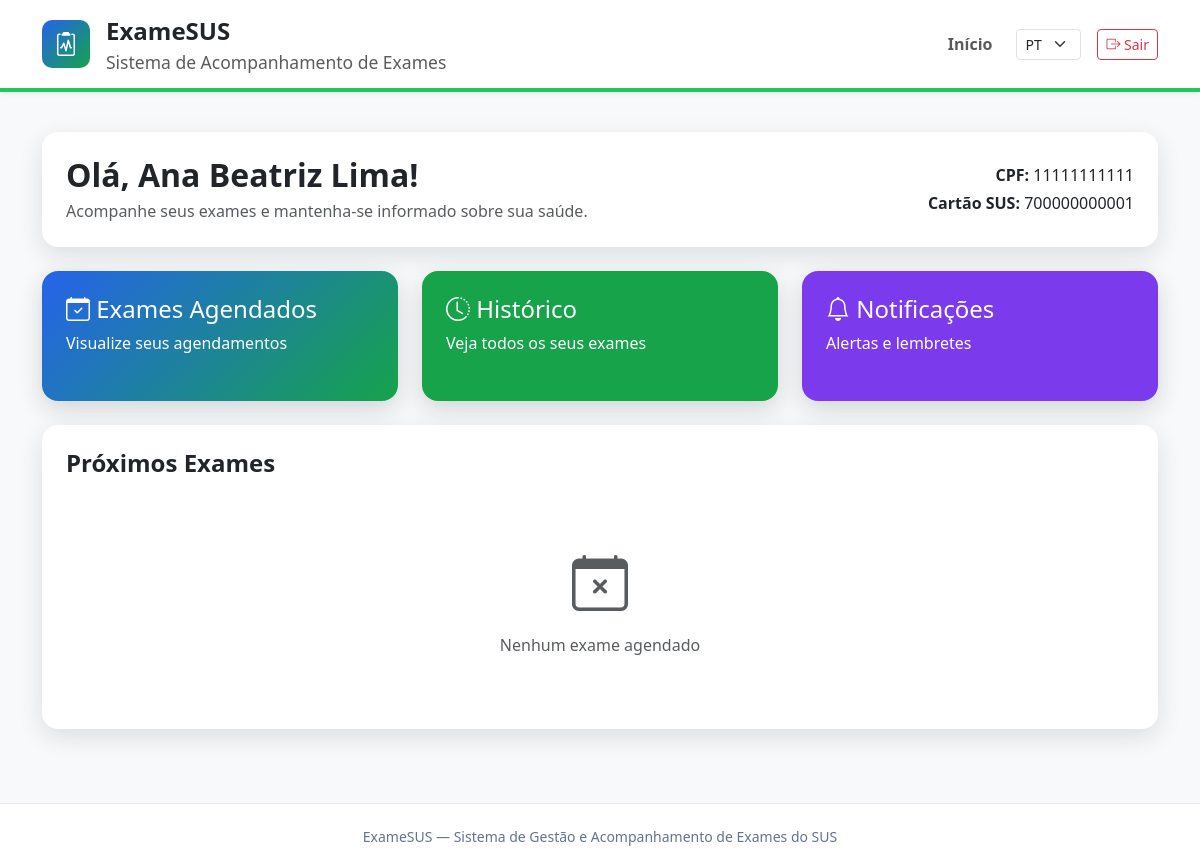
Page /dashboard/cidadao/ (signed in) on the committed database.
### usuarios/models.py (models this page shows, shortened)
class Usuario(models.Model):
    PERFIL_CHOICES = [
        ("CIDADAO", "Cidadão"),
        ("PROFISSIONAL", "Profissional de Saúde"),
        ("ADMIN", "Administrador"),
    ]
    SEXO_CHOICES = [
        ("F", "Feminino"),
        ("M", "Masculino"),
        ("O", "Outro"),
    ]
    user = models.OneToOneField(User, on_delete=models.CASCADE)
    nome = models.CharField(max_length=100)
    cpf = models.CharField(max_length=14, unique=True)
    cartao_sus = models.CharField(max_length=20, blank=True, null=True)
    sexo = models.CharField(max_length=1, choices=SEXO_CHOICES, blank=True, null=True)
    telefone = models.CharField(max_length=20, blank=True, null=True)
    email = models.EmailField(blank=True, null=True)
    perfil = models.CharField(
        max_length=20,
        choices=PERFIL_CHOICES,
        default="CIDADAO"
    )

### core/views.py (the view)
# urls.py: path("dashboard/cidadao/", views.dashboard_cidadao, name="dashboard_cidadao"),
def dashboard_cidadao(request):
    usuario = Usuario.objects.filter(user=request.user).first()
    return render(request, "dashboard/cidadao.html", {
        "usuario": usuario
    })

### templates/dashboard/cidadao.html
{% extends 'base.html' %}
{% block content %}
<section class="container py-4">
    <div class="card card-examesus p-4 mb-4">
        <div class="row align-items-center">
            <div class="col-md-8">
                <h2 class="fw-bold mb-1">Olá, {{ usuario.nome }}!</h2>
                <p class="text-muted mb-0">
                    Acompanhe seus exames e mantenha-se informado sobre sua saúde.
                </p>
            </div>
            <div class="col-md-4 text-md-end mt-3 mt-md-0">
                <p class="mb-1">
                    <strong>CPF:</strong> {{ usuario.cpf }}
                </p>
                <p class="mb-0">
                    <strong>Cartão SUS:</strong>
                    {{ usuario.cartao_sus|default:"Não informado" }}
                </p>
            </div>
        </div>
    </div>
    <div class="row g-4 mb-4">
        <div class="col-md-4">
            <a href="{% url 'exames:meus_agendamentos' %}" class="text-decoration-none">
                <div class="card dashboard-card bg-gradiente p-4 h-100">
                    <h4>
                        <i class="bi bi-calendar-check"></i>
                        Exames Agendados
                    </h4>
                    <p>Visualize seus agendamentos</p>
                </div>
            </a>
        </div>
        <div class="col-md-4">
            <a href="{% url 'exames:meu_historico' %}" class="text-decoration-none">
                <div class="card dashboard-card bg-verde p-4 h-100">
                    <h4>
                        <i class="bi bi-clock-history"></i>
                        Histórico
                    </h4>
                    <p>Veja todos os seus exames</p>
                </div>
            </a>
        </div>
        <div class="col-md-4">
            <a href="{% url 'usuarios:minhas_notificacoes' %}" class="text-decoration-none">
                <div class="card dashboard-card bg-roxo p-4 h-100">
                    <h4>
                        <i class="bi bi-bell"></i>
                        Notificações
                    </h4>
                    <p>Alertas e lembretes</p>
                </div>
            </a>
        </div>
    </div>
    <div class="card card-examesus p-4">
        <h4 class="fw-bold mb-4">Próximos Exames</h4>
        <div class="text-center text-muted py-5">
            <i class="bi bi-calendar-x display-4"></i>
            <p class="mt-3 mb-0">Nenhum exame agendado</p>
        </div>
    </div>
</section>
{% endblock %}

### static/css/style.css (style rules this page uses)
:root { --azul: #2563eb; --verde: #16a34a; --roxo: #7c3aed; --laranja: #f97316; --fundo: #eef8ff; --texto: #0f172a; }
body { background: var(--fundo); color: var(--texto); min-height: 100vh; }
.card-examesus { border: none; border-radius: 16px; box-shadow: 0 8px 24px rgba(15, 23, 42, 0.12); }
.dashboard-card { border: none; border-radius: 16px; color: white; min-height: 130px; box-shadow: 0 8px 24px rgba(15, 23, 42, 0.16); transition: 0.2s; }
.bg-gradiente { background: linear-gradient(135deg, var(--azul), var(--verde)); }
.bg-verde { background: var(--verde); }
.bg-roxo { background: var(--roxo); }

### rows in the picture
Usuario: nome "Ana Beatriz Lima", cpf "11111111111", cartao_sus "700000000001"
